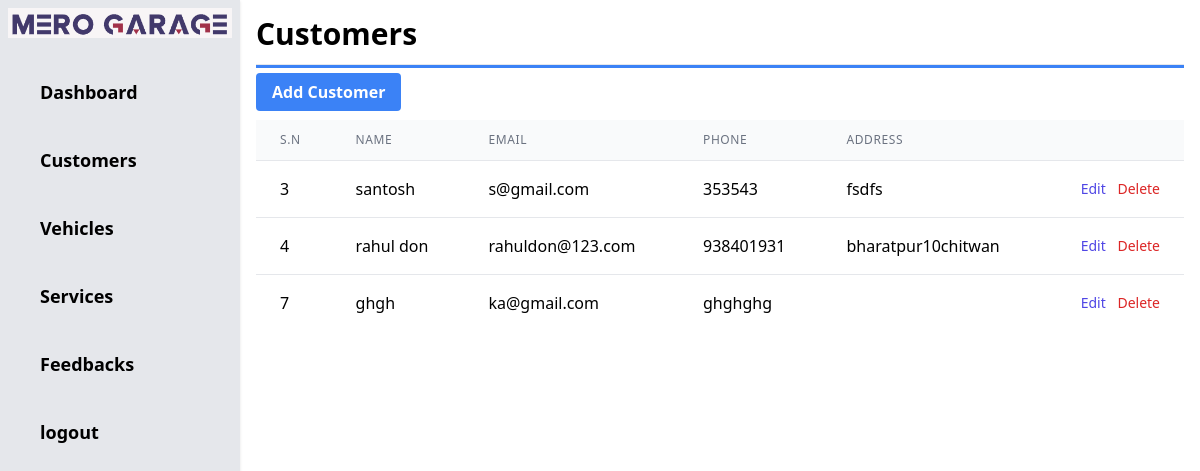
The page /admin/customers.php (signed in) on the database its author committed.
### tables this page shows
CREATE TABLE `customers` (
  `cid` int(11) NOT NULL,
  `cname` varchar(50) NOT NULL,
  `cemail` varchar(50) NOT NULL,
  `cphone` varchar(50) NOT NULL,
  `caddress` text NOT NULL
);

### admin/customers.php (the view, shortened to what this page needs)
<?php include 'header.php';
?>
<?php
    $qry = "SELECT * FROM customers ORDER BY cid ASC";
    include '../includes/dbconnection.php';
    $result = mysqli_query($conn, $qry);
?>
<h1 class="text-3xl font-bold">Customers</h1>
    <hr class="my-3 h-1 bg-blue-500">
    <?php if($email == 'admin@gmail.com'){ ?>
        <div class="mb-4">
            <a href="addcustomer.php" class="bg-blue-500 hover:bg-blue-700 text-white font-bold py-2 px-4 rounded">Add Customer</a>
        </div>
        <div class="">
            <table class="min-w-full divide-y divide-gray-200">
                <thead class="bg-gray-50">
                    <tr>
                        <th scope="col"
                            class="px-6 py-3 text-left text-xs font-medium text-gray-500 uppercase tracking-wider">
                            S.N</th>
                        <th scope="col"
                            class="px-6 py-3 text-left text-xs font-medium text-gray-500 uppercase tracking-wider">
                            Name</th>
                        <th scope="col"
                            class="px-6 py-3 text-left text-xs font-medium text-gray-500 uppercase tracking-wider">
                            Email</th>
                        <th scope="col"
                            class="px-6 py-3 text-left text-xs font-medium text-gray-500 uppercase tracking-wider">
                            Phone</th>
                        <th scope="col"
                            class="px-6 py-3 text-left text-xs font-medium text-gray-500 uppercase tracking-wider">
                            Address</th>
                        <th scope="col" class="relative px-6 py-3">
                        </th>
                    </tr>
                </thead>
                <tbody class="bg-white divide-y divide-gray-200">
                    <?php while($row = mysqli_fetch_assoc($result)){  ?>
                    <tr>
                        <td class="px-6 py-4 whitespace-nowrap"><?php echo $row['cid'];?></td>
                        <td class="px-6 py-4 whitespace-nowrap"><?php echo $row['cname'];?></td>
                        <td class="px-6 py-4 whitespace-nowrap"><?php echo $row['cemail'];?></td>
                        <td class="px-6 py-4 whitespace-nowrap"><?php echo $row['cphone'];?></td>
                        <td class="px-6 py-4 whitespace-nowrap"><?php echo $row['caddress'];?></td>
                        <td class="px-6 py-4 whitespace-nowrap text-right text-sm font-medium">
                            <a href="editcustomer.php?cid=<?php echo $row['cid'];?>" class="text-indigo-600 hover:text-indigo-900 mr-2">Edit</a>
                            <a href="customers.php?cid=<?php echo $row['cid'];?>" class="text-red-600 hover:text-red-900">Delete</a>
                        </td>
                    </tr>
                    <?php } ?>
                </tbody>
            </table>
        </div>
        <?php } ?>

### rows shown on the page
customers: cid "3", cname "santosh", cemail "s@gmail.com", cphone "353543", caddress "fsdfs"
customers: cid "4", cname "rahul don", cemail "rahuldon@123.com", cphone "938401931", caddress "bharatpur10chitwan"
customers: cid "7", cname "ghgh", cemail "ka@gmail.com", cphone "ghghghg"
